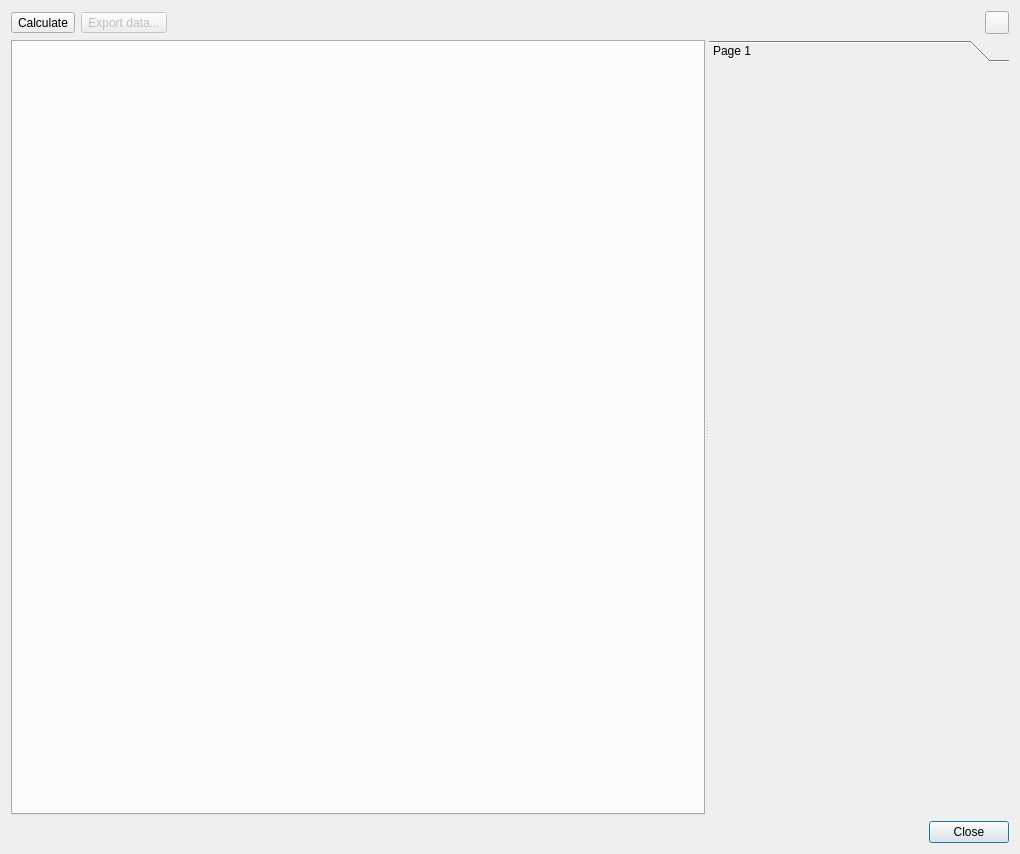
<?xml version="1.0" encoding="UTF-8"?>
<ui version="4.0">
 <class>DrinkFeedDialog</class>
 <widget class="QDialog" name="DrinkFeedDialog">
  <property name="geometry">
   <rect>
    <x>0</x>
    <y>0</y>
    <width>1020</width>
    <height>854</height>
   </rect>
  </property>
  <property name="windowTitle">
   <string>DrinkFeed</string>
  </property>
  <layout class="QVBoxLayout" name="verticalLayout">
   <item>
    <layout class="QHBoxLayout" name="toolbarLayout">
     <item>
      <widget class="QToolButton" name="toolButtonCalculate">
       <property name="text">
        <string>Calculate</string>
       </property>
       <property name="icon">
        <iconset resource="../../../../../../resources/resources.qrc">
         <normaloff>:/icons/icons8-scales-16.png</normaloff>:/icons/icons8-scales-16.png</iconset>
       </property>
       <property name="toolButtonStyle">
        <enum>Qt::ToolButtonStyle::ToolButtonTextBesideIcon</enum>
       </property>
      </widget>
     </item>
     <item>
      <widget class="QToolButton" name="toolButtonExport">
       <property name="enabled">
        <bool>false</bool>
       </property>
       <property name="text">
        <string>Export data...</string>
       </property>
       <property name="icon">
        <iconset resource="../../../../../../resources/resources.qrc">
         <normaloff>:/icons/icons8-export-16.png</normaloff>:/icons/icons8-export-16.png</iconset>
       </property>
       <property name="toolButtonStyle">
        <enum>Qt::ToolButtonStyle::ToolButtonTextBesideIcon</enum>
       </property>
      </widget>
     </item>
     <item>
      <spacer name="horizontalSpacer">
       <property name="orientation">
        <enum>Qt::Orientation::Horizontal</enum>
       </property>
       <property name="sizeHint" stdset="0">
        <size>
         <width>40</width>
         <height>20</height>
        </size>
       </property>
      </spacer>
     </item>
     <item>
      <widget class="QToolButton" name="toolButtonHelp">
       <property name="icon">
        <iconset resource="../../../../../../resources/resources.qrc">
         <normaloff>:/icons/icons8-help-16.png</normaloff>:/icons/icons8-help-16.png</iconset>
       </property>
      </widget>
     </item>
    </layout>
   </item>
   <item>
    <widget class="QSplitter" name="splitter">
     <property name="sizePolicy">
      <sizepolicy hsizetype="Expanding" vsizetype="Expanding">
       <horstretch>0</horstretch>
       <verstretch>0</verstretch>
      </sizepolicy>
     </property>
     <property name="orientation">
      <enum>Qt::Orientation::Horizontal</enum>
     </property>
     <widget class="QTabWidget" name="tabWidget">
      <property name="currentIndex">
       <number>-1</number>
      </property>
     </widget>
     <widget class="QToolBox" name="toolBox">
      <property name="maximumSize">
       <size>
        <width>300</width>
        <height>16777215</height>
       </size>
      </property>
      <widget class="QWidget" name="page">
       <property name="geometry">
        <rect>
         <x>0</x>
         <y>0</y>
         <width>300</width>
         <height>745</height>
        </rect>
       </property>
       <attribute name="label">
        <string>Page 1</string>
       </attribute>
      </widget>
     </widget>
    </widget>
   </item>
   <item>
    <widget class="QDialogButtonBox" name="buttonBox">
     <property name="orientation">
      <enum>Qt::Orientation::Horizontal</enum>
     </property>
     <property name="standardButtons">
      <set>QDialogButtonBox::StandardButton::Close</set>
     </property>
    </widget>
   </item>
  </layout>
 </widget>
 <resources>
  <include location="../../../../../../resources/resources.qrc"/>
 </resources>
 <connections>
  <connection>
   <sender>buttonBox</sender>
   <signal>accepted()</signal>
   <receiver>DrinkFeedDialog</receiver>
   <slot>accept()</slot>
   <hints>
    <hint type="sourcelabel">
     <x>248</x>
     <y>254</y>
    </hint>
    <hint type="destinationlabel">
     <x>157</x>
     <y>274</y>
    </hint>
   </hints>
  </connection>
  <connection>
   <sender>buttonBox</sender>
   <signal>rejected()</signal>
   <receiver>DrinkFeedDialog</receiver>
   <slot>reject()</slot>
   <hints>
    <hint type="sourcelabel">
     <x>316</x>
     <y>260</y>
    </hint>
    <hint type="destinationlabel">
     <x>286</x>
     <y>274</y>
    </hint>
   </hints>
  </connection>
 </connections>
</ui>
